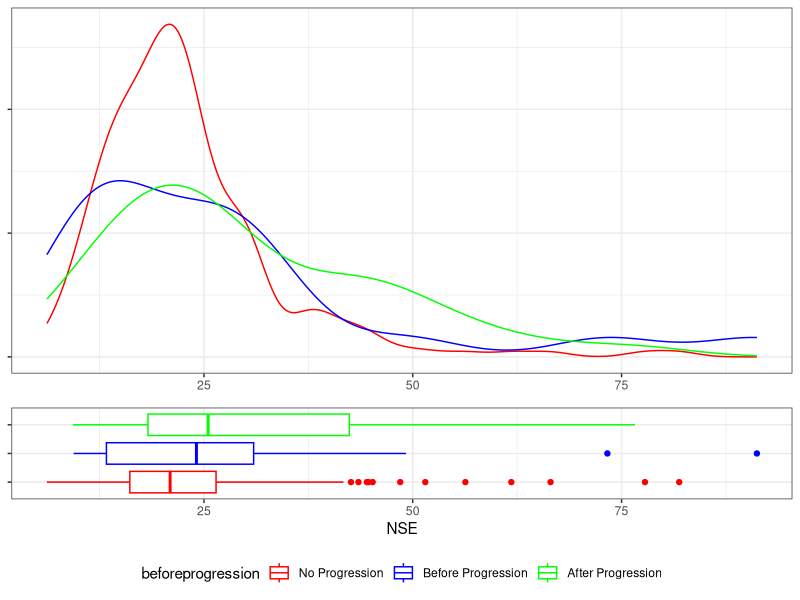
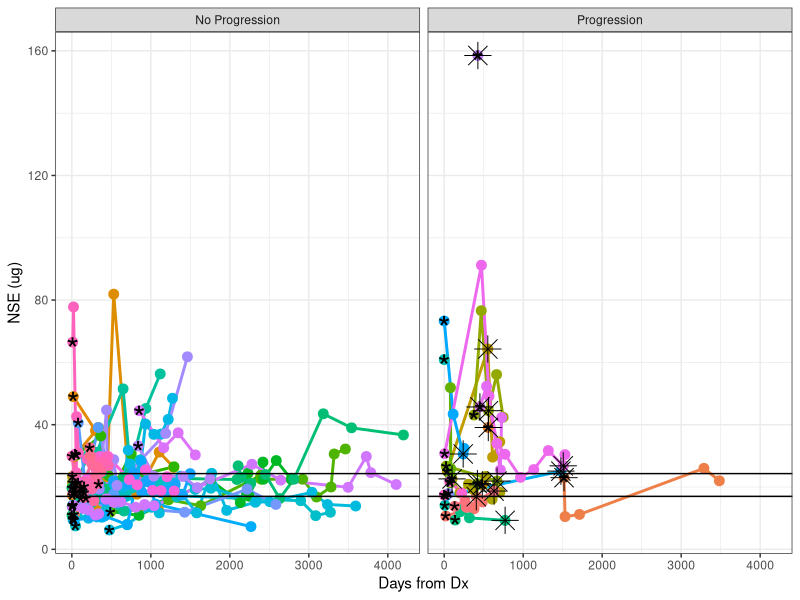
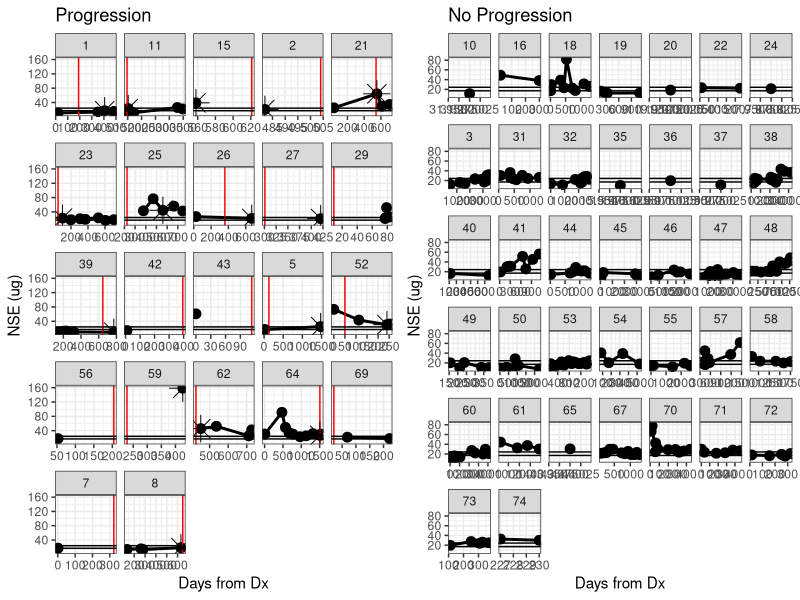
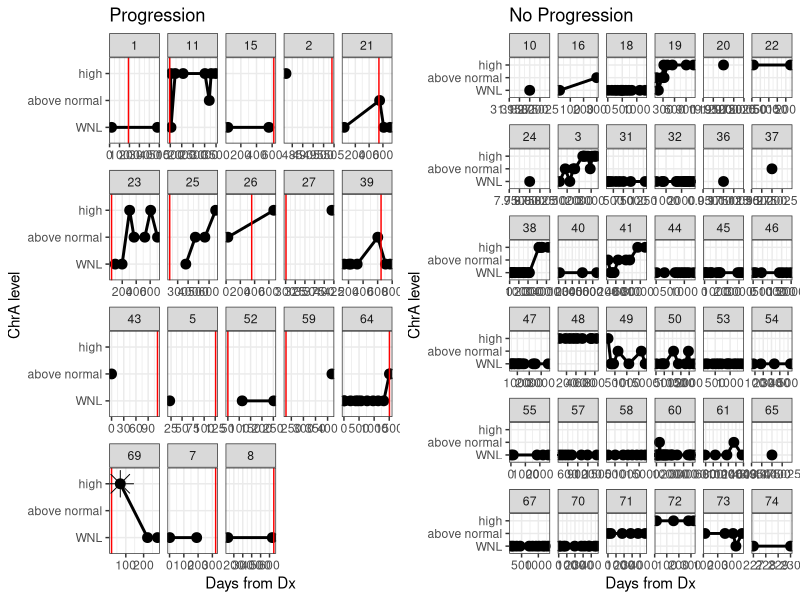

These charts were generated, in order, by the following R code:
## ---- chunk 1
library(ggplot2)
library(reshape)
library(plyr)
library(RColorBrewer)
library(knitr)
library(xtable)
library(gridExtra)

options(xtable.type="html", xtable.caption.placement="top", xtable.include.row.names=FALSE)
opts_chunk$set(comment=NA, echo=FALSE, warning=FALSE, message=FALSE, error=FALSE, fig.width=10, fig.height=5)

lab.thresh.NSE <- 17
lab.thresh.ChrAnew <- 84.7

findclosestdatebefore <- function(dates, refdate, checkorder=FALSE) {
  
  if (all(is.na(dates))) {
    return(NA)
  }
  
  if (is.na(refdate)) {
    return(NA)
  }
  
  # find the closest date occuring before a reference date
  result <- dates[with(data.pt, which.min(dates - refdate))]
  if (checkorder & result > refdate) {
    result <- NA
    }
  
  result
}


ddpfcl <- function(a) {
  refdate <- a$firstprg[1]
  findclosestdatebefore(a$Date, refdate)
}

## ---- chunk 2

data <- read.csv("data/2014-06-03_NSE_ChrA_all.csv",
                 colClasses=c("factor", "character", "numeric", "numeric", "numeric"))

metadata <- read.csv("data/2014-06-03_MCC_Dx_Px_dates.csv")

metadata.cols <- c("id", "mccdxdat", "progfree", "firstprg", "nseprgda", "nse1date", "chrne1da", "chraprgdanew", "chraprgdaold")
metadata.use <- metadata[, metadata.cols]
metadata.use[metadata.use == ""] <- NA

data.merge <- merge(data, metadata.use, by.x="PtNum", by.y="id")

data.merge <- transform(data.merge,
                        Date=as.Date(Date, format="%m/%d/%Y"),
                        mccdxdat=as.Date(mccdxdat, format="%m/%d/%Y"),
                        progfree=as.Date(progfree, format="%m/%d/%Y"),
                        firstprg=as.Date(firstprg, format="%m/%d/%Y"),
                        nse1date=as.Date(nse1date, format="%m/%d/%Y"),
                        nseprgda=as.Date(nseprgda, format="%m/%d/%Y"),
                        chrne1da=as.Date(chrne1da, format="%m/%d/%Y"),
                        chraprgdanew=as.Date(chraprgdanew, format="%m/%d/%Y"),
                        chraprgdaold=as.Date(chraprgdaold, format="%m/%d/%Y")
                        )

data.merge <- transform(data.merge, 
                        chraprgda=ifelse(is.na(chraprgdanew), chraprgdaold, chraprgdanew))

data.merge <- transform(data.merge,
                        DateDays=difftime(Date, mccdxdat, units="days"),
                        
                        progfreedays=ifelse(is.na(progfree),
                                            difftime(firstprg, mccdxdat, units="days"),
                                            difftime(progfree, mccdxdat, unit="days")),
                        
                        firstprgdays=difftime(firstprg, mccdxdat, units="days"),
                        
                        DateWeeks=difftime(Date, mccdxdat, units="weeks"),

                        progfreeweeks=ifelse(is.na(progfree),
                                             difftime(firstprg, mccdxdat, units="weeks"),
                                             difftime(progfree, mccdxdat, unit="weeks")),
                        
                        progressed=factor(is.na(firstprg),
                                           levels=c(TRUE, FALSE),
                                           labels=c("No Progression", "Progression"),
                                           ordered=TRUE),
                        
                        closestnsedate=Date == nseprgda,
                        closestchradate=Date == chrne1da
                        )

beforeprogression <- with(data.merge, Date <= firstprg)
beforeprogression[is.na(beforeprogression)] <- "No Progression"

data.merge$beforeprogression <- factor(beforeprogression,
                                       levels=c("No Progression", TRUE, FALSE),
                                       labels=c("No Progression", "Before Progression", "After Progression"),
                                       ordered=TRUE)

chra.old.cutpoints <- c(0, 25, 53.75, 1000)
chra.new.cutpoints <- c(0, 84.7, 105.65, 1000)

data.merge <- transform(data.merge,
                        ChrAo.cut=cut(ChrAo, breaks=chra.old.cutpoints, 
                                      labels=c("WNL", "above normal", "high"),
                                      ordered_result=TRUE),
                        ChrAn.cut=cut(ChrAn, breaks=chra.new.cutpoints,
                                      labels=c("WNL", "above normal", "high"),
                                      ordered_result=TRUE)
                        )

data.merge$ChrA.cut <- factor(with(data.merge, ifelse(is.na(ChrAn.cut), as.character(ChrAo.cut), as.character(ChrAn.cut))),
                              levels=c("WNL", "above normal", "high"), ordered=TRUE)

# foo <- ddply(data.merge, .(PtNum), ddpfcl)
# colnames(foo) <- c("PtNum", "mintestdate")
# bar <- merge(data.merge, foo, by="PtNum")
# head(data.merge[, c("beforeprogression", "progressed", "progfree", "firstprg", "firstprgdays")])

## ---- chunk 3
summary(subset(data.merge, NSE > lab.thresh.NSE)$NSE)
## ---- chunk 4
foo <- ddply(data.merge, .(PtNum), function(x) data.frame(progressed=any(x$progressed == "Progression"), NSE=any(!is.na(x$NSE))))
tbl <- with(foo, table(progressed, NSE))
rownames(tbl) <- c("No Progression", "Progression")
colnames(tbl) <- c("NSE not available", "NSE available")
xtable(tbl)
## ---- chunk 5
nse.cutpoints <- data.frame(y=c(17, 24.3))

pointspersample <- ddply(data.merge, .(PtNum), nrow)
samples.keep <- subset(pointspersample, V1 > 3)$PtNum
# samples.keep <- c(18, 31, 38, 53, 64, 8)

plot.data <- subset(data.merge, !is.na(NSE) & as.numeric(DateDays) >= 0 & PtNum %in% samples.keep)

p1 <- ggplot(plot.data, aes(x=NSE, group=beforeprogression, color=beforeprogression))
p1 <-p1 + geom_density()
p1 <- p1 + scale_color_manual(values=c("red", "blue", "green"))
p1 <- p1 + theme_bw()
p1 <- p1 + theme(axis.text.y=element_blank(), axis.title.y=element_blank(),
                 axis.title.x=element_blank(), legend.position="none")

p2 <- ggplot(plot.data, aes(y=NSE, x=beforeprogression, color=beforeprogression))
p2 <-p2 + geom_boxplot()
p2 <- p2 + scale_color_manual(values=c("red", "blue", "green"))
p2 <- p2 + coord_flip()

p2 <- p2 + theme_bw()
p2 <- p2 + theme(axis.text.y=element_blank(), axis.title.y=element_blank(), legend.position="bottom")

grid.arrange(p1, p2, nrow=2, heights = unit(c(2,1), "null"))
## ---- chunk 6
nse.cutpoints <- data.frame(y=c(17, 24.3))

# pointspersample <- ddply(data.merge, .(PtNum), nrow)
# samples.keep <- subset(pointspersample, V1 > 3)$PtNum
# samples.keep <- c(18, 31, 38, 53, 64, 8)
samples.keep <- metadata$id

plot.data <- subset(data.merge, !is.na(NSE) & as.numeric(DateDays) >= 0 & PtNum %in% samples.keep)

p <- ggplot(plot.data, aes(x=as.numeric(DateDays), y=NSE, group=PtNum))
p <- p + geom_line(aes(color=PtNum), size=1)
p <- p + geom_point(aes(color=PtNum), size=3)
# p <- p + facet_wrap(~ PtNum)

# Get the first point to highlight
min.plot.data <- ddply(plot.data, .(PtNum), function(x) x[which(min(x$Date) == x$Date), ])
p <- p + geom_point(data=min.plot.data, aes(x=as.numeric(DateDays), y=NSE, group=PtNum), shape="*", size=8)

# get the closest test date to progression
closest.prog <- subset(plot.data, closestnsedate & progressed == "Progression")
p <- p + geom_point(data=closest.prog, aes(x=as.numeric(DateDays), y=NSE, group=PtNum), shape=8, size=6)

# Draw cutpoints
p <- p + geom_hline(data=nse.cutpoints, aes(yintercept=y))

p <- p + facet_grid(~ progressed)

p <- p + labs(x="Days from Dx", y="NSE (ug)")
p <- p + theme_bw()
p <- p + theme(legend.position="none")
print(p)
## ---- chunk 7

plot.nse <- function(plot.data, nsecutpoints, title=NA, ...) {
p <- ggplot(plot.data, aes(x=as.numeric(DateDays), y=NSE, group=PtNum))
p <- p + geom_line(size=1)
p <- p + geom_point( size=3)

# mark the date of progression, if it exists
prog.data <- unique(subset(plot.data, !is.na(firstprgdays))[, c("PtNum", "firstprgdays")])
p <- p + geom_vline(data=prog.data, aes(xintercept=as.numeric(firstprgdays)), color="red")
# p <- p + geom_point(data=min.plot.data, aes(x=as.numeric(DateDays), y=NSE, group=PtNum), shape="*", size=8, color="red")

# get the closest test date to progression
closest.prog <- subset(plot.data, closestnsedate & progressed == "Progression")
p <- p + geom_point(data=closest.prog, aes(x=as.numeric(DateDays), y=NSE, group=PtNum), shape=8, size=6)

# Draw cutpoints
p <- p + geom_hline(data=nse.cutpoints, aes(yintercept=y))

p <- p + facet_wrap(~ PtNum, scale="free_x")
p <- p + labs(x="Days from Dx", y="NSE (ug)", title=title)

p <- p + theme_bw()
p <- p + theme(legend.position="none")

p

}

## ---- chunk 8
# pointspersample <- ddply(data.merge, .(PtNum), nrow)
# samples.keep <- subset(pointspersample, V1 > 3)$PtNum
# samples.keep <- c(18, 31, 38, 53, 64, 8)
samples.keep <- metadata$id
plot.data <- subset(data.merge, !is.na(NSE) & as.numeric(DateDays) >= 0 & PtNum %in% samples.keep)

p.progressed <- plot.nse(subset(plot.data, progressed == "Progression"), nse.cutpoints, title="Progression")
p.noprogressed <- plot.nse(subset(plot.data, progressed == "No Progression"), nse.cutpoints, title="No Progression")

grid.arrange(p.progressed, p.noprogressed, ncol=2)

## ---- chunk 9
summary(subset(data.merge, ChrAn >= lab.thresh.ChrAnew)$ChrAn)
## ---- chunk 10

plot.chra <- function(plot.data, title=NA, ...) {
p <- ggplot(plot.data, aes(x=as.numeric(DateDays), y=ChrA.cut, group=PtNum))
p <- p + geom_line(size=1)
p <- p + geom_point( size=3)

# mark the date of progression, if it exists
prog.data <- unique(subset(plot.data, !is.na(firstprgdays))[, c("PtNum", "firstprgdays")])
p <- p + geom_vline(data=prog.data, aes(xintercept=as.numeric(firstprgdays)), color="red")
# p <- p + geom_point(data=min.plot.data, aes(x=as.numeric(DateDays), y=NSE, group=PtNum), shape="*", size=8, color="red")

# get the closest test date to progression
closest.prog <- subset(plot.data, closestchradate & progressed == "Progression")
p <- p + geom_point(data=closest.prog, aes(x=as.numeric(DateDays), y=ChrA.cut, group=PtNum), shape=8, size=6)

p <- p + facet_wrap(~ PtNum, scale="free_x")
p <- p + labs(x="Days from Dx", y="ChrA level", title=title)

p <- p + theme_bw()
p <- p + theme(legend.position="none")

p

}

## ---- chunk 11
plot.data <- subset(data.merge, !is.na(ChrA.cut))

p.progressed <- plot.chra(subset(plot.data, progressed == "Progression"), title="Progression")
p.noprogressed <- plot.chra(subset(plot.data, progressed == "No Progression"), title="No Progression")

grid.arrange(p.progressed, p.noprogressed, ncol=2)
